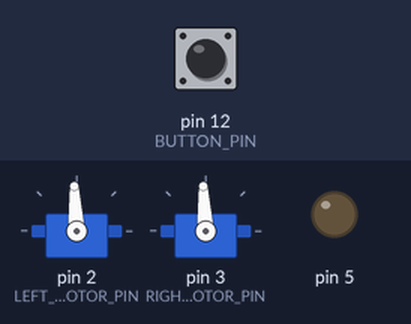
Simulated run of this sketch. Board: Arduino Uno, built with avr-gcc and run on an emulated ATmega328P. Parts: 2 × servo, output pins drawn as LEDs (lit = HIGH). The inputs (shaded band) are chosen by the test bench; at power-on: pin 12 (BUTTON_PIN) HIGH.

Above: at 0.8 s.
0.9 s: pin 12 (BUTTON_PIN) pulled LOW for 0.15 s
At 1.02 s:
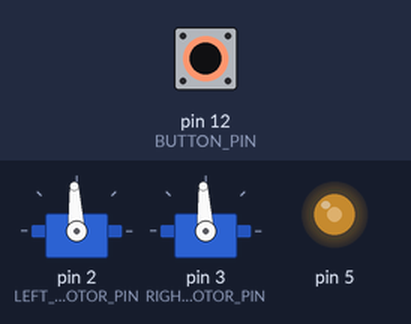
At 19.9 s:
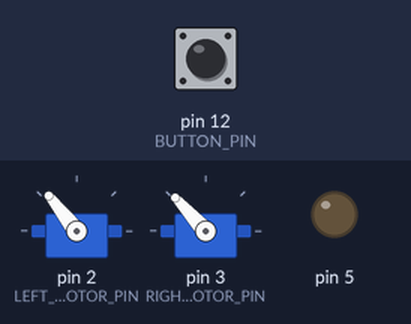
Timing chart, 0 to 48.7 s (numbered marks = the images above; inputs shaded):
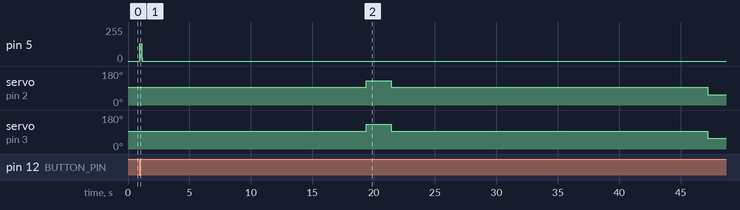

Measured:
- after the input at 0.9 s, pin 5: 0/255 → 128/255 at once, → 0/255 0.16 s later; servo on pin 2 (LEFT_MOTOR_PIN): 93° → 128° after 18.5 s, → 93° 2.0 s later, → 54° 25.8 s later; servo on pin 3 (RIGHT_MOTOR_PIN): 93° → 132° after 18.5 s, → 93° 2.0 s later, → 56° 25.8 s later

The sketch:

BobMobile.ino
```cpp
//Motor Driver / main code for BobMobile
//Written for RCJA QLD States 2015
//Authored by John Board

/* Includes */
#include <Servo.h>

/* Constants */
const int LEFT_MOTOR_PIN = 2;
const int RIGHT_MOTOR_PIN = 3;
const int BUTTON_PIN = 12;

unsigned long t;

/* Objects */
Servo leftMotor;
Servo rightMotor;

/* Program Code */

void setup() {
  Serial.begin(9600);
  startMotors(LEFT_MOTOR_PIN, RIGHT_MOTOR_PIN);

  pinMode(BUTTON_PIN, INPUT);
  digitalWrite(BUTTON_PIN, HIGH); // pull-up
  /*startTimer();
  while(true){
    while (!handleButton()){}
    Serial.println("Button up.");
    Serial.println(getTime());
    while(handleButton()){}
    Serial.println("Button down.");
    Serial.println(getTime());
  }*/
  while(!handleButton()){}
  startTimer();
}

void beep(){
  for(int x=0; x<400; x++){
    analogWrite(5, 255);
    delayMicroseconds(200);
    analogWrite(5, 0);
    delayMicroseconds(200);
  }
}

boolean handleButton()
{
  int button_pressed = !digitalRead(BUTTON_PIN); // pin low -> pressed
  return button_pressed;
}

void loop() {
  beep();
  delay(18351);
  forward(40);
  delay(2000);
  stopMotors();


  delay(25786);
  backward(40);
  delay(2000);
  stopMotors();

  while(true){}

}

void startTimer(){
  t = millis();
}

int getTime(){
  return millis()-t;
}

/* Driver Code */

void startMotors(int leftMotorPin, int rightMotorPin){
  leftMotor.attach(leftMotorPin);
  rightMotor.attach(rightMotorPin);

  //Set both motors to stop
  leftMotor.writeMicroseconds(1500);
  rightMotor.writeMicroseconds(1500);
}

void setSpeeds(int speedL, int speedR){
  leftMotor.writeMicroseconds(speedL);
  rightMotor.writeMicroseconds(speedR);
}

void stopMotors(){
  setSpeeds(1500, 1500);
}

void forward(int speed){
  // Any speed outside the 0-100 range will be brought back within range
  if (speed > 100){
    speed = 100;
  } else if (speed < 0){
    speed = 0;
  }

  //As speed is from 0-100 and range is from 0-1000 (1500-2500), input gets multipled by 10
  speed = speed * 10;

  int speedL = (speed/100)*90;
  int speedR = speed;

  //1500 = neutral. 500 = full forward. 50 = half forward. 50*10 = 500. 1500-500 = 1000 - half forward.
  speedL = 1500+speedL;
  speedR = 1500+speedR;

  //Write speeds to motors
  setSpeeds(speedL, speedR);
}

void backward(int speed){
  // Any speed outside the 0-100 range will be brought back within range
  if (speed > 100){
    speed = 100;
  } else if (speed < 0){
    speed = 0;
  }

  //As speed is from 0-100 and range is from 0-1000 (1500-2500), input gets multipled by 10
  speed = speed * 10;

  int speedL = speed;
  int speedR = (speed/100)*95;


  speedL = 1500-speedL;
  speedR = 1500-speedR;

  //Write speeds to motors
  setSpeeds(speedL, speedR);


  //1500 = neutral. 500
}
```
